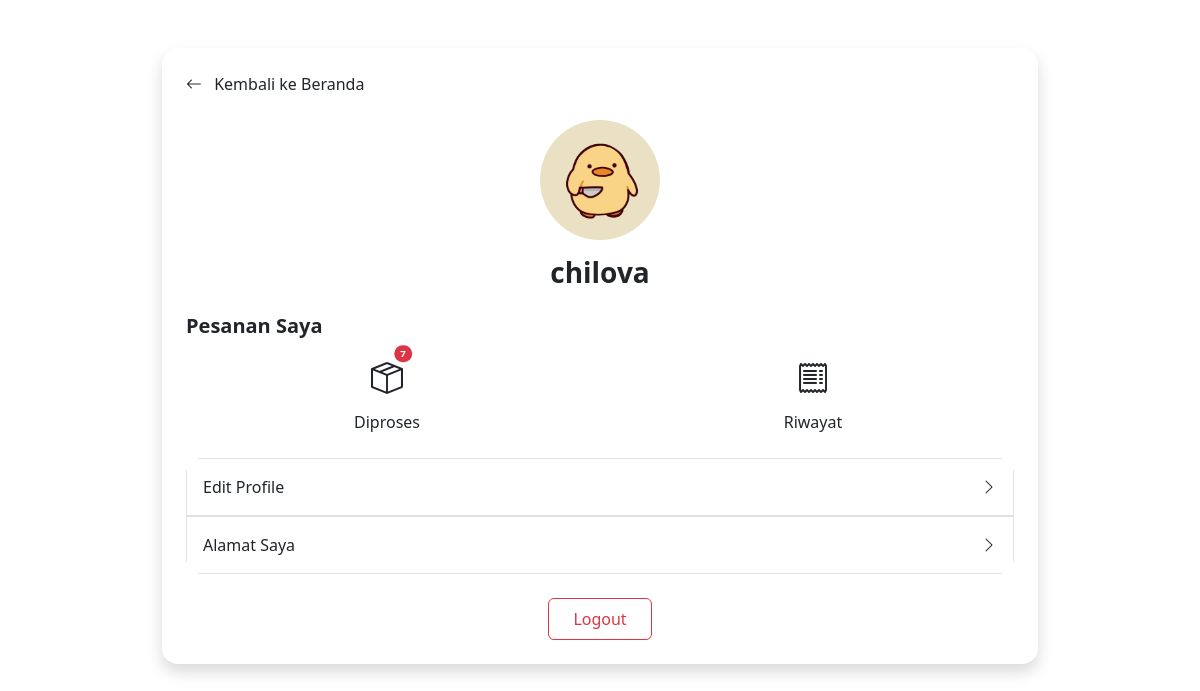
The app's page /profile.php (signed in) with its own data.
### tables this page shows
CREATE TABLE `users` (
  `user_id` int(12) NOT NULL,
  `username` text NOT NULL,
  `password` text NOT NULL,
  `role` enum('Admin','User') NOT NULL DEFAULT 'User',
  `profile_picture` varchar(255) NOT NULL
);

### function.php (called while the page is built, shortened)
<?php
include_once 'koneksi.php';
function getProfilePicturePath($user_id) {
    global $conn;
    $stmt = $conn->prepare("SELECT profile_picture FROM users WHERE user_id = ?");
    $stmt->bind_param("i", $user_id);
    $stmt->execute();
    $result = $stmt->get_result();
    if ($result->num_rows > 0) {
        $user = $result->fetch_assoc();
        $filename = $user['profile_picture'];
        $filepath = 'uploads/profile/' . $filename;
        if (file_exists($filepath)) {
            return $filepath;
        } else {
            return 'images/default.jpg';
        }
    }
    return 'images/default.jpg';
}
?>

### profile.php (the view, shortened to what this page needs)
<?php
    require "koneksi.php";
    require "function.php";
    $user_id = $_SESSION['user_id'];
    $stmt = $conn->prepare("SELECT username, profile_picture FROM users WHERE user_id = ?");
    $stmt->bind_param("i", $user_id);
    $stmt->execute();
    $result = $stmt->get_result();
    if ($result->num_rows > 0) {
    $user = $result->fetch_assoc();
    $username = $user['username'];
    $profile_picture = getProfilePicturePath($user_id);
    } else {
        $username = "User";
        $profile_picture = 'images/default.jpg';
    }
    $count_query = "SELECT COUNT(*) as count FROM orders
                    WHERE user_id = $user_id
                    AND (status = 'Diproses' OR status = 'Menunggu Pembayaran' OR status = 'Menunggu Verifikasi')";
    $count_result = mysqli_query($conn, $count_query);
    $count_data = mysqli_fetch_assoc($count_result);
    $diproses_count = $count_data['count'];
?>
<!DOCTYPE html>
<html lang="en">
<head>
    <link href="https://cdn.jsdelivr.net/npm/bootstrap@5.3.8/dist/css/bootstrap.min.css" rel="stylesheet">
    <link rel="stylesheet" href="style.css">
    <link rel="stylesheet" href="https://cdn.jsdelivr.net/npm/bootstrap-icons@1.11.1/font/bootstrap-icons.css">
</head>
<body>
    <div class="container py-5">
        <div class="row justify-content-center">
            <div class="col-lg-10 col-md-11 col-12 profile-container">
                <div class="shadow p-4 rounded-4 bg-white">
                    <div class="mb-4">
                        <a href="beranda.php" class="text-decoration-none text-dark">
                                <i class="bi bi-arrow-left me-2"></i>
                                <span class="fw-medium">Kembali ke Beranda</span>
                        </a>
                    </div>
                    <div class="text-center mb-4">
                        <img src="<?php echo htmlspecialchars($profile_picture); ?>"
                            class="profile-img rounded-circle mb-3"
                            alt="Profile Picture">
                        <h3 class="fw-bold"><?php echo htmlspecialchars($username);?></h3>
                    </div>
                <div class="menu-card mb-4">
                    <h5 class="fw-bold mb-3">Pesanan Saya</h5>
                    <div class="row text-center">
                        <div class="col-6 col-md-6 mb-6 menu-item">
                            <a href="diproses.php" class="text-decoration-none text-dark d-flex flex-column align-items-center">
                                <div class="position-relative">
                                    <i class="bi bi-box-seam menu-icon"></i>
                                    <?php if($diproses_count > 0): ?>
                                        <span class="position-absolute top-0 start-100 translate-middle badge rounded-pill bg-danger"
                                            style="font-size: 0.6rem; padding: 4px 6px;">
                                            <?php echo $diproses_count; ?>
                                        </span>
                                    <?php endif; ?>
                                </div>
                                <p class="menu-label mb-0 mt-2">Diproses</p>
                            </a>
                        </div>
                        <div class="col-6 col-md-6 mb-6 menu-item">
                            <a href="riwayat_pesanan.php" class="text-decoration-none text-dark d-flex flex-column align-items-center">
                                <i class="bi bi-receipt menu-icon"></i>
                                <p class="menu-label mb-0 mt-2">Riwayat</p>
                            </a>
                        </div>
                    </div>
                </div>
                    <ul class="list-group rounded-4 overflow-hidden mb-4">
                        <a href="edit_profile.php" class="text-decoration-none text-dark">
                            <li class="list-group-item d-flex justify-content-between align-items-center py-3">
                                Edit Profile <i class="bi bi-chevron-right"></i>
                            </li>
                        </a>
                        <a href="alamat_saya.php" class="text-decoration-none text-dark">
                            <li class="list-group-item d-flex justify-content-between align-items-center py-3">
                                Alamat Saya <i class="bi bi-chevron-right"></i>
                            </li>
                        </a>
                    </ul>
                    <div class="text-center">
                        <a href="landing_page.php">
                            <button class="btn btn-outline-danger px-4 py-2">Logout</button>
                        </a>
                    </div>
                </div>
            </div>
        </div>
    </div>
</body>
</html>

### profile.php (style rules this page uses)
.profile-img { width: 120px !important; height: 120px !important; max-width: none !important; object-fit: cover; }
.profile-container { max-width: 900px; }
.menu-icon { font-size: 2rem; }

### records on screen
users: profile_picture (picture), username "chilova"

### other values on screen
$diproses_count "7"
